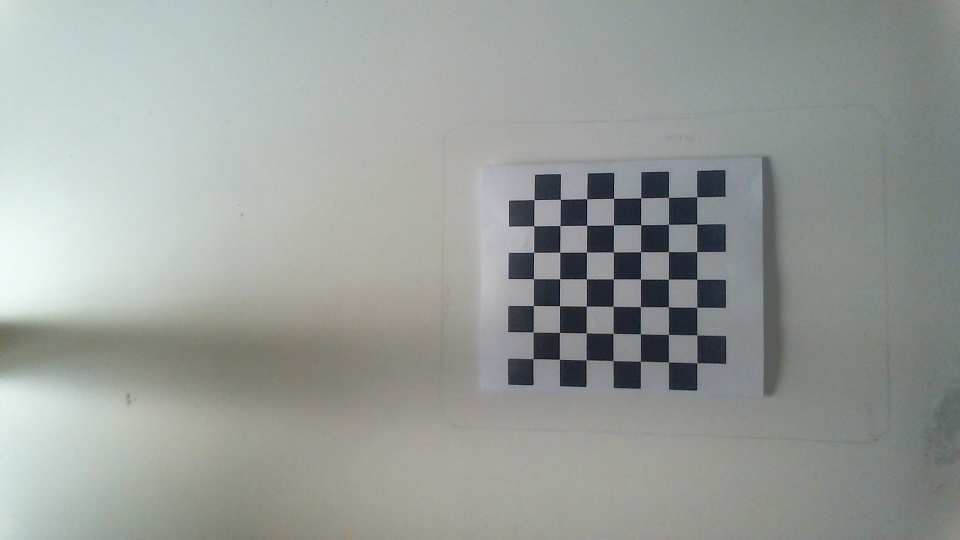
#> input picture calibration_images/WIN_20230821_11_53_02_Pro.jpg, 1920 x 1080 px (shown at 1/2 size); its folder holds 4 pictures in this run
$ python calibration_code.py
#> lines starting #> are read from the running program, lines starting #| are printed output that depends on the picture; after the words box and inside, x2 and y2 are one past the last pixel; in counts of white or black regions, pixels touching at a corner belong together
#https://docs.opencv.org/3.3.0/dc/dbb/tutorial_py_calibration.html

import numpy as np
import cv2
import glob
import time

workingdir= r"C:\Users\pooja\Desktop\Captures"
savedir=r"C:\Users\pooja\Desktop\Captures\camera_data"

# termination criteria

criteria = (cv2.TERM_CRITERIA_EPS + cv2.TERM_CRITERIA_MAX_ITER, 30, 0.001)
# prepare object points, like (0,0,0), (1,0,0), (2,0,0) ....,(6,5,0)
objp = np.zeros((7*7,3), np.float32)

#add 2.5 to account for 2.5 cm per square in grid
objp[:,:2] = np.mgrid[0:7,0:7].T.reshape(-1,2)*2.5

# Arrays to store object points and image points from all the images.
objpoints = [] # 3d point in real world space
imgpoints = [] # 2d points in image plane.
images = glob.glob('calibration_images/*.jpg')
print("images", images)
win_name="Verify"
cv2.namedWindow(win_name, cv2.WND_PROP_FULLSCREEN)
cv2.setWindowProperty(win_name,cv2.WND_PROP_FULLSCREEN,cv2.WINDOW_FULLSCREEN)

print("getting images")
for fname in images:
    img = cv2.imread(fname)
#> img is the input picture: shape (1080, 1920, 3); mean B, G, R 154.2, 157.6, 153.1
    print(fname)
    gray = cv2.cvtColor(img, cv2.COLOR_BGR2GRAY)


    # Find the chess board corners
    ret, corners = cv2.findChessboardCorners(gray, (7,7), None)
#> ret = True; corners = 49 rows, first 8: [1068.4, 399.8], [1121.1, 399], [1174, 398], [1227.4, 397.5], [1282, 395.8], [1337.3, 394.8], [1393.8, 393.7], [1067.7, 452.3]
    # If found, add object points, image points (after refining them)
    if ret == True:
        objpoints.append(objp)
        corners2=cv2.cornerSubPix(gray,corners, (11,11), (-1,-1), criteria)
#> corners2 = 49 rows, first 8: [1068.4, 400], [1120.9, 399], [1174, 398], [1227.6, 397.2], [1281.9, 396.1], [1337.3, 395], [1393.8, 394.1], [1067.9, 452.1]
        imgpoints.append(corners)
        # Draw and display the corners
        cv2.drawChessboardCorners(img, (7,7), corners2, ret)
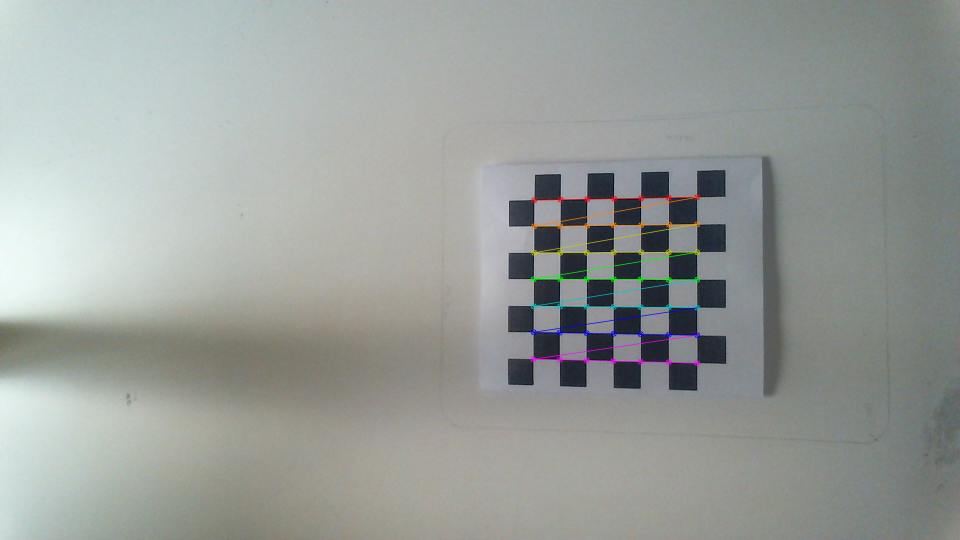
#> img: shape (1080, 1920, 3) (shown at 1/2 size); 0.81% of pixels changed, all inside (x1, y1, x2, y2) = (1060, 388, 1401, 733)
        cv2.imshow(win_name, img)
        cv2.waitKey(500)

    img1=img
#> pass 2 of the loop `for fname in images:`:
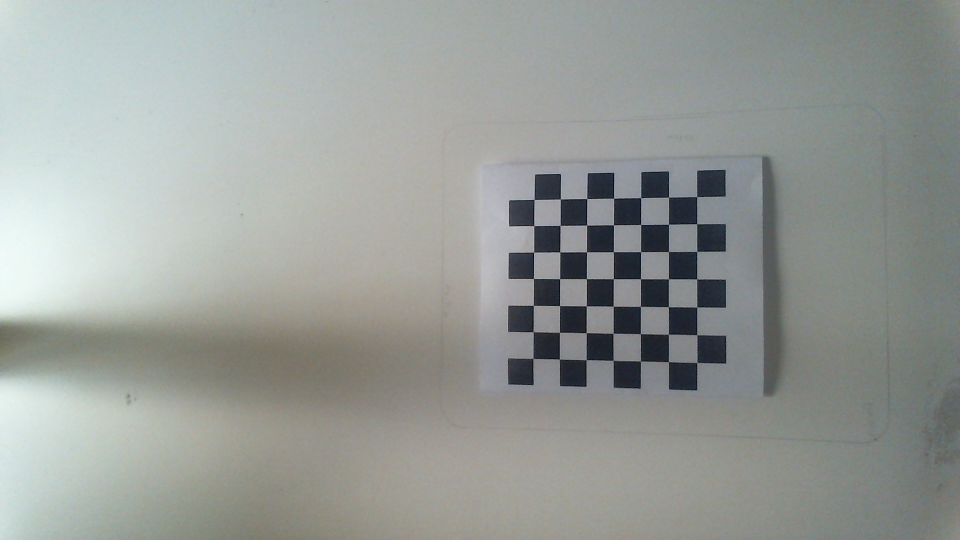
#> input picture calibration_images/WIN_20230821_11_53_04_Pro.jpg, 1920 x 1080 px (shown at 1/2 size)
#> img is the input picture: shape (1080, 1920, 3); mean B, G, R 152.4, 156.1, 151.7
#> corners = 49 rows, first 8: [1394.7, 727.1], [1337.5, 724], [1283.1, 723.7], [1228.3, 720.6], [1172.2, 719.2], [1119.8, 717.2], [1066.5, 717], [1393.3, 670.5]
#> corners2 = 49 rows, first 8: [1394, 725.5], [1337.1, 723.9], [1281.3, 722.7], [1226.7, 720.9], [1172.5, 720], [1118.9, 718.5], [1066.3, 717.2], [1394, 670.1]
#> `cv2.drawChessboardCorners(img, (7,7), corners2, ret)`:
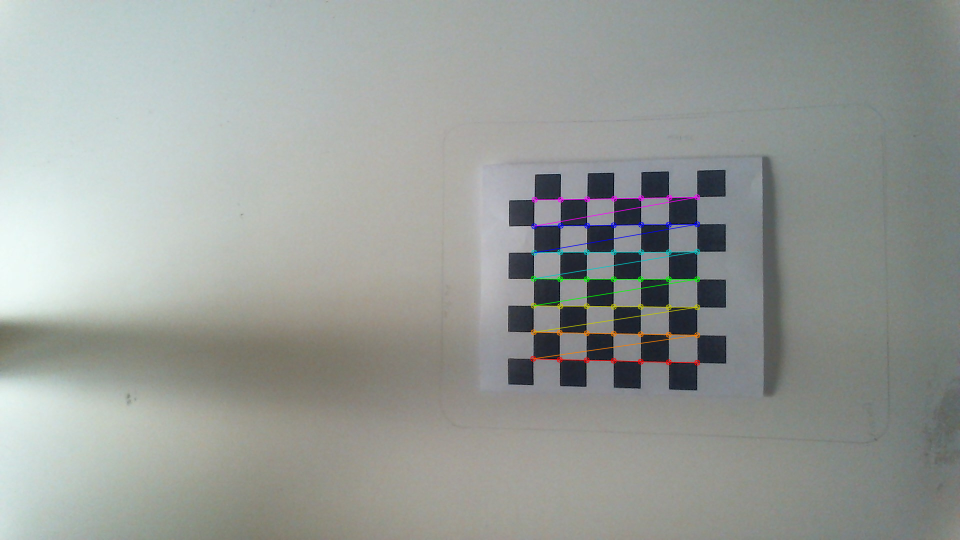
#> img: shape (1080, 1920, 3) (shown at 1/2 size); 0.81% of pixels changed, all inside (x1, y1, x2, y2) = (1060, 388, 1401, 732)
#> pass 3 of the loop `for fname in images:`:
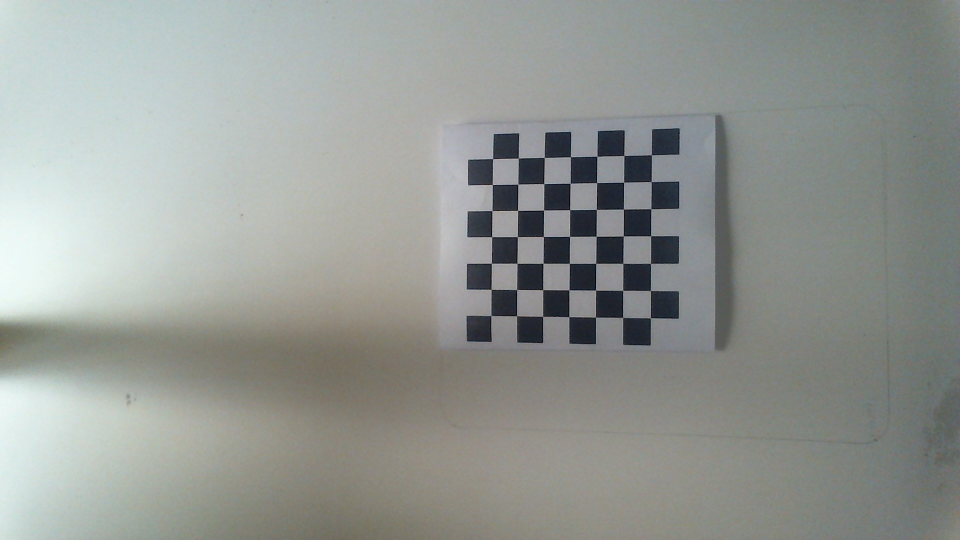
#> input picture calibration_images/WIN_20230821_11_53_08_Pro.jpg, 1920 x 1080 px (shown at 1/2 size)
#> img is the input picture: shape (1080, 1920, 3); mean B, G, R 148.5, 152.7, 148.6
#> corners = 49 rows, first 8: [1302.7, 309.8], [1303.2, 363.9], [1301.4, 417.5], [1302.3, 471.6], [1301.2, 526.5], [1302.8, 581.2], [1301.5, 636.4], [1247.4, 312]
#> corners2 = 49 rows, first 8: [1302.9, 310.1], [1302.7, 363.6], [1302.2, 417.8], [1301.8, 472.1], [1301.4, 527.2], [1301.1, 581.6], [1301.3, 636.2], [1248.3, 311.5]
#> `cv2.drawChessboardCorners(img, (7,7), corners2, ret)`:
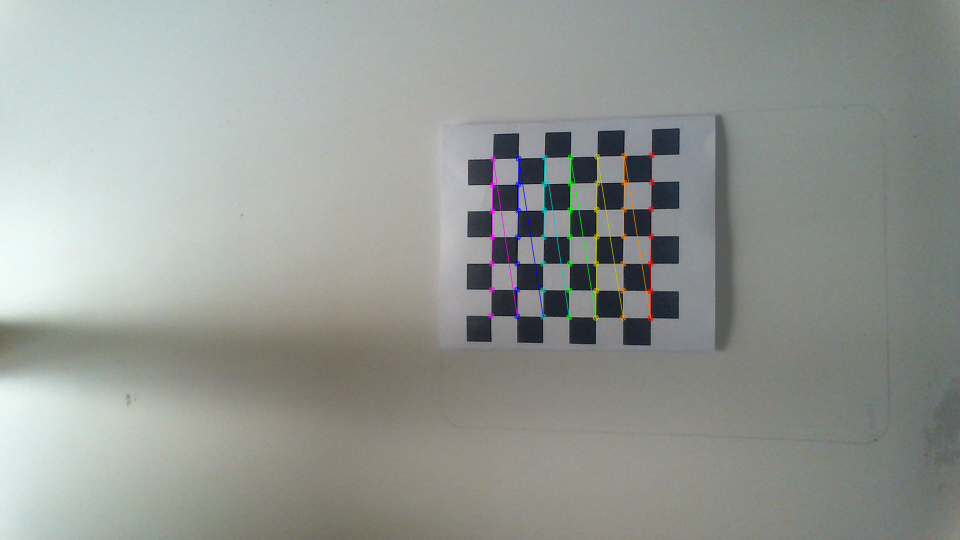
#> img: shape (1080, 1920, 3) (shown at 1/2 size); 0.79% of pixels changed, all inside (x1, y1, x2, y2) = (976, 304, 1310, 643)
#> the loop made 4 passes; the first 3 are shown

cv2.destroyAllWindows()

print(">==> Starting calibration")
ret, cam_mtx, dist, rvecs, tvecs = cv2.calibrateCamera(objpoints, imgpoints, gray.shape[::-1], None, None)

#print(ret)
print("Camera Matrix")
print(cam_mtx)
np.save(savedir+'cam_mtx.npy', cam_mtx)

print("Distortion Coeff")
print(dist)
np.save(savedir+'dist.npy', dist)

print("r vecs")
print(rvecs[2])

print("t Vecs")
print(tvecs[2])


print(">==> Calibration ended")


h,  w = img1.shape[:2]
#> h = 1080; w = 1920
print("Image Width, Height")
print(w, h)
#| 1920 1080
#if using Alpha 0, so we discard the black pixels from the distortion.  this helps make the entire region of interest is the full dimensions of the image (after undistort)
#if using Alpha 1, we retain the black pixels, and obtain the region of interest as the valid pixels for the matrix.
#i will use Apha 1, so that I don't have to run undistort.. and can just calculate my real world x,y
newcam_mtx, roi=cv2.getOptimalNewCameraMatrix(cam_mtx, dist, (w,h), 1, (w,h))

print("Region of Interest")
print(roi)
np.save(savedir+'roi.npy', roi)

print("New Camera Matrix")
#print(newcam_mtx)
np.save(savedir+'newcam_mtx.npy', newcam_mtx)
print(np.load(savedir+'newcam_mtx.npy'))

inverse = np.linalg.inv(newcam_mtx)
print("Inverse New Camera Matrix")
print(inverse)


# undistort
undst = cv2.undistort(img1, cam_mtx, dist, None, newcam_mtx)
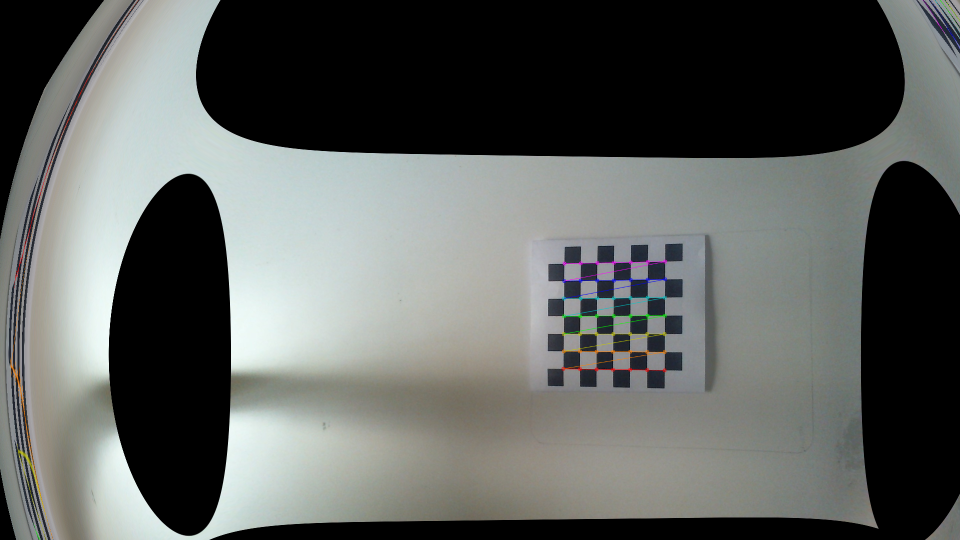
#> undst: shape (1080, 1920, 3) (shown at 1/2 size); mean B, G, R 95.4, 98, 95.2
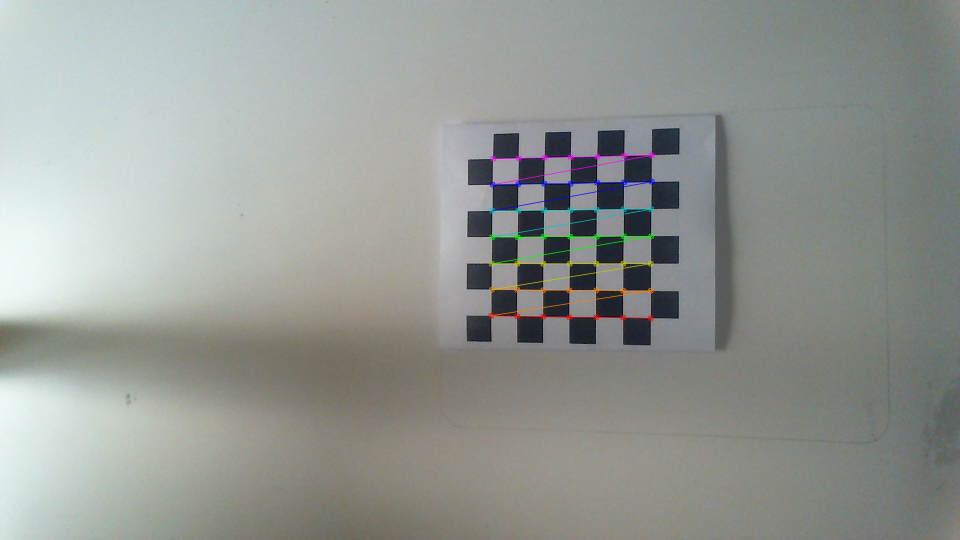
#> img1: shape (1080, 1920, 3) (shown at 1/2 size); mean B, G, R 148.1, 152.4, 148.4

# crop the image
#x, y, w, h = roi
#dst = dst[y:y+h, x:x+w]
#cv2.circle(dst,(308,160),5,(0,255,0),2)
cv2.imshow('img1', img1)
cv2.waitKey(5000)
cv2.destroyAllWindows()
cv2.imshow('img1', undst)
cv2.waitKey(5000)
cv2.destroyAllWindows()
